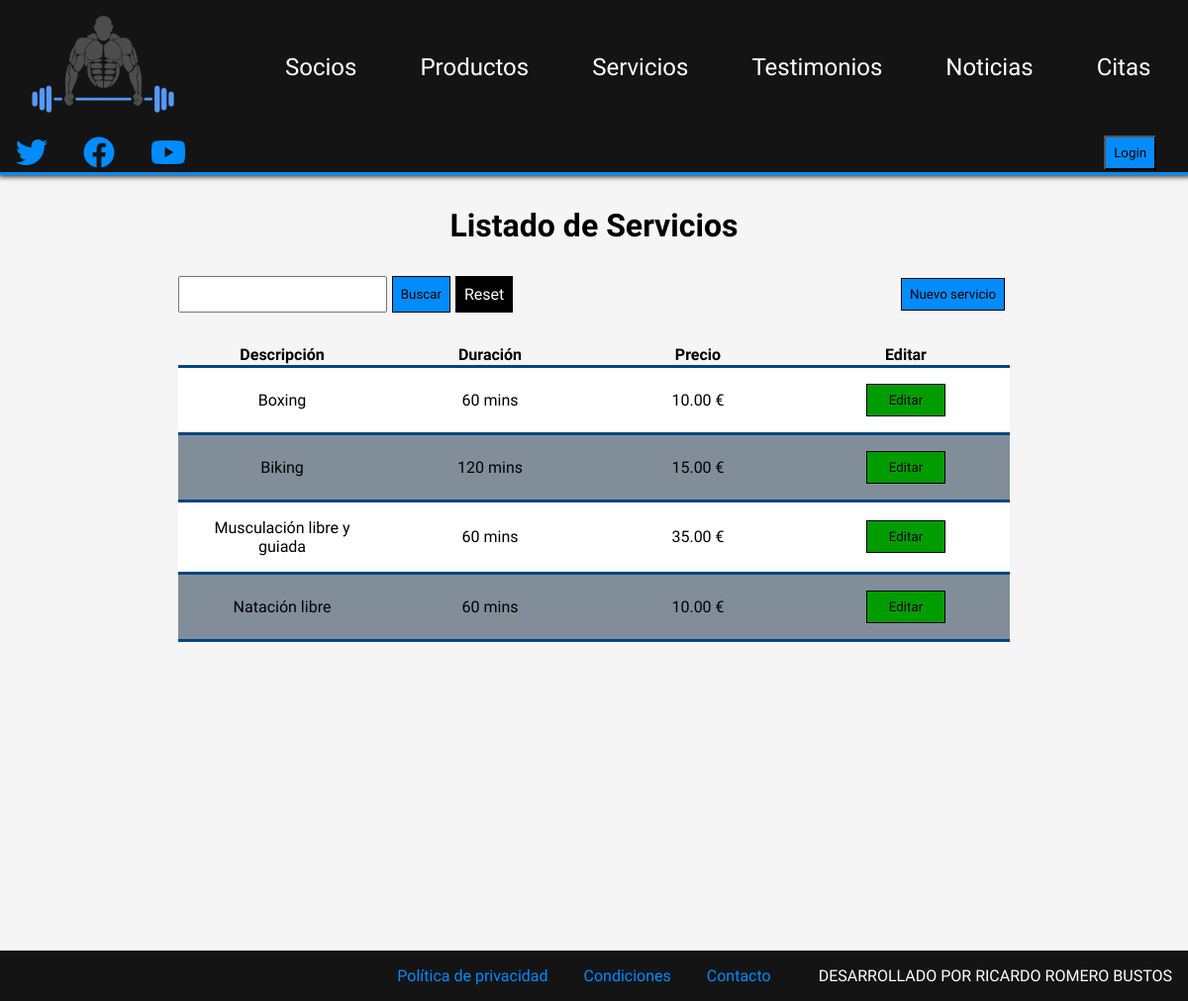
/php/servicios.php, run on the app's committed database.
### tables this page shows
CREATE TABLE `servicio` (
  `id` bigint(20) UNSIGNED NOT NULL,
  `descripcion` varchar(80) NOT NULL,
  `duracion` int(3) UNSIGNED NOT NULL,
  `precio` double(5,2) UNSIGNED NOT NULL
);

### php/servicios.php (the view, shortened to what this page needs)
<!DOCTYPE html>
<html lang="en">
<head>
    <link rel="stylesheet" href="../css/estilos.css">
    <link rel="stylesheet" href="https://cdnjs.cloudflare.com/ajax/libs/font-awesome/6.2.0/css/all.min.css" />
</head>
<body>
    <header>
        <nav>
            <a href="../index.php"><img src="../img/logo.png" alt="" id="logo"></a>
            <a href="socios.php">Socios</a>
            <a href="productos.php">Productos</a>
            <a href="servicios.php">Servicios</a>
            <a href="testimonios.php">Testimonios</a>
            <a href="noticias.php">Noticias</a>
            <a href="citas.php">Citas</a>
        </nav>
        <div class="rrss">
            <a href="#"><i class="fa-brands fa-twitter"></i></a>
            <a href="#"><i class="fa-brands fa-facebook"></i></a>
            <a href="#"><i class="fa-brands fa-youtube"></i></a>
        </div>
        <div class="login">
            <form action="" method="post">
                <input type="submit" name="enviar" id="btn-login" value="Login">
            </form>
        </div>
    </header>
    <main>
        <section class="seccion_productos_servicios seccion">
            <h1>Listado de Servicios</h1>
            <div class="contenedor_buscar_nuevo">
                <form action="#" method="post">
                    <input type="text" name="cadena">
                    <input type="submit" name="buscar_servicio" value="Buscar">
                    <a href="servicios.php">Reset</a>
                </form>
                <form action="panel_servicios.php" method="post">
                    <input type="submit" name="nuevo_servicio" value="Nuevo servicio">
                </form>
            </div>
            <?php
                $con=conectarServidor();
                $servicios=$con->query("select * from servicio");
                if($servicios->num_rows==0){
                    echo "<p>No hay servicios en la base de datos</p>";
                }else{
                    echo "<table>
                    <thead>
                        <tr>
                            <th>Descripción</th>
                            <th>Duración</th>
                            <th>Precio</th>
                            <th>Editar</th>
                        </tr>
                    </thead>
                    <tbody>";
                    while($fila_servicios=$servicios->fetch_array(MYSQLI_ASSOC)){
                        echo "<tr>
                            <td>$fila_servicios[descripcion]</td>
                            <td>$fila_servicios[duracion] mins</td>
                            <td>$fila_servicios[precio] €</td>
                            <td>
                                <form action=\"panel_servicios.php\" method=\"post\">
                                    <input type=\"hidden\" name=\"id_servicio\" value=\"$fila_servicios[id]\">
                                    <input type=\"submit\" name=\"editar_servicio\" value=\"Editar\" class=\"btn-editar\">
                                </form>
                            </td>
                        </tr>";
                    }
                    echo "</tbody>";
                    echo "</table>";
                }
            ?>
        </section>
    </main>
    <footer>
        <div>
            <a href="#">Política de privacidad</a>
            <a href="#">Condiciones</a>
            <a href="#">Contacto</a>
        </div>
        <span>DESARROLLADO POR RICARDO ROMERO BUSTOS</span>
    </footer>
</body>
</html>

### css/estilos.css (style rules this page uses)
* { box-sizing: border-box; word-break: break-word; }
body { margin: 0; font-family: 'Play', sans-serif; background-color: whitesmoke; }
input { font-family: inherit; }
img { max-width: 100%; }
.btn-editar { background-color: rgb(0, 156, 0); padding: 0.5rem; border: 1px solid black; width: 5rem; }
header { display: flex; justify-content: space-between; align-items: center; flex-wrap: wrap; position: sticky; top: 0; left: 0; z-index: 999; background-color: #141414; border-bottom: 3px solid rgb(0, 140, 255); box-shadow: 1px 0px 5px 2px rgba(0,0,0,0.75); -webkit-box-shadow: 1px 0px 5px 2px rgba(0,0,0,0.75); -moz-box-shadow: 1px 0px 5px 2px rgba(0,0,0,0.75); }
#logo { width: 9rem; margin-right: 3rem; }
header nav { display: flex; align-items: center; flex-wrap: wrap; }
header nav a { color: white; text-decoration: none; font-size: 1.5rem; margin: 1rem 2rem; }
.rrss a { color: rgb(0, 140, 255); font-size: 2rem; margin: 1rem; }
#btn-login { background-color: rgb(0, 140, 255); padding: 0.5rem; margin: auto 2rem; }
.seccion { margin: 1rem; width: 70%; margin: 2rem auto; min-height: 90vh; }
.seccion h1 { font-size: 2rem; text-align: center; margin-bottom: 2rem; }
.seccion table { border-collapse: collapse; width: 100%; }
.seccion td,.seccion th { border-bottom: 3px solid rgb(0, 70, 128); }
.seccion tbody>tr:nth-child(2n) { background-color: rgb(129, 142, 153); }
.seccion tbody>tr:nth-child(2n+1) { background-color: white; }
.contenedor_buscar_nuevo { display: flex; align-items: center; justify-content: space-between; margin-bottom: 2rem; }
.contenedor_buscar_nuevo input { padding: 0.5rem; margin-right: 0.3rem; }
.contenedor_buscar_nuevo input[type=submit] { background-color: rgb(0, 140, 255); padding: 0.5rem; border: 1px solid black; }
.contenedor_buscar_nuevo form { display: flex; }
.contenedor_buscar_nuevo a { background-color: black; padding: 0.5rem; border: 1px solid black; text-decoration: none; color: white; }
.seccion_productos_servicios td { width: 25%; text-align: center; padding: 1rem; }
footer { display: flex; justify-content: flex-end; align-items: center; background-color: #141414; color: white; padding: 1rem; }
footer a { color: rgb(0, 140, 255); text-decoration: none; margin: 0 1rem; }
footer>div { margin-right: 2rem; }

### data on the page
servicio: descripcion "Boxing", duracion "60", precio "10.00"
servicio: descripcion "Biking", duracion "120", precio "15.00"
servicio: descripcion "Musculación libre y guiada", duracion "60", precio "35.00"
servicio: descripcion "Natación libre", duracion "60", precio "10.00"
